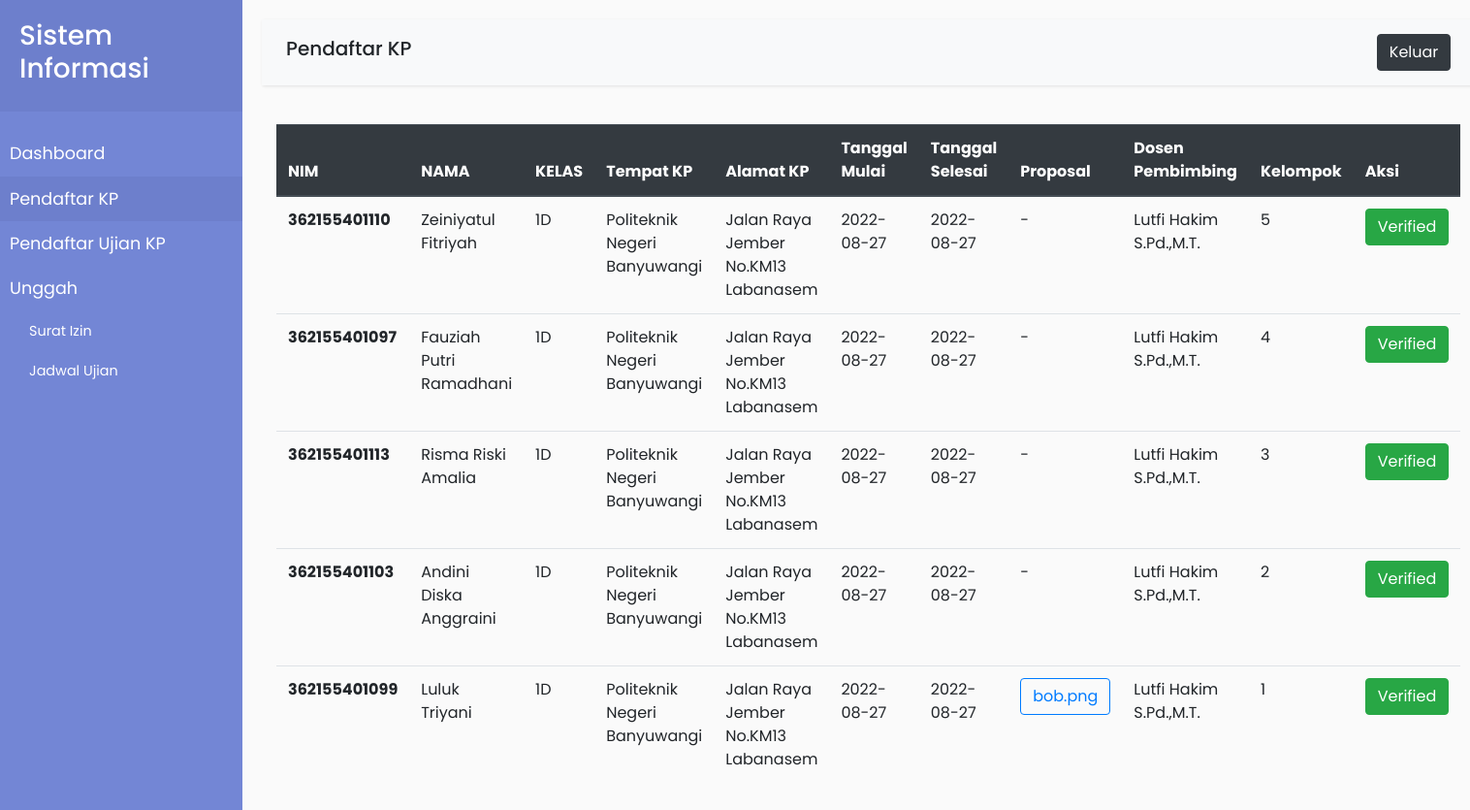
The app's page /pendaftar-kp.php (signed in) with its own data.
### tables this page shows
CREATE TABLE `mahasiswa` (
  `id` int(11) NOT NULL,
  `nama` varchar(45) NOT NULL,
  `nim` varchar(45) NOT NULL,
  `kelas` varchar(45) NOT NULL,
  `email` varchar(45) NOT NULL,
  `alamat` varchar(45) NOT NULL,
  `user_id` int(11) DEFAULT NULL,
  `anggota_kelompok_id` int(11) DEFAULT NULL
);

CREATE TABLE `anggota_kelompok` (
  `id` int(11) NOT NULL,
  `nama_anggota` varchar(45) DEFAULT NULL,
  `nim` varchar(45) NOT NULL
);

CREATE TABLE `pendaftaran_kp` (
  `id` int(11) NOT NULL,
  `tempat_kp` varchar(45) NOT NULL,
  `alamat_kp` varchar(45) NOT NULL,
  `tanggal_mulai` date NOT NULL,
  `tanggal_selesai` date NOT NULL,
  `proposal` varchar(45) NOT NULL,
  `anggota_kelompok_id` int(11) DEFAULT NULL,
  `dosen_id` int(11) NOT NULL,
  `perusahaan_id` int(11) DEFAULT NULL
);

CREATE TABLE `dosen` (
  `id` int(11) NOT NULL,
  `nama_dosen` varchar(45) NOT NULL,
  `nik` varchar(45) NOT NULL,
  `foto` varchar(45) NOT NULL,
  `user_id` int(11) NOT NULL
);

### koneksi.php (called while the page is built, shortened)
<?php
	class Database {
		var $host = "localhost";
		var $uname = "root";
		var $pass = "";
		var $db = "db_web";
		function __construct()
		{
			$this->koneksi = mysqli_connect($this->host, $this->uname, $this->pass, $this->db);
		}
		public function pendaftar_kp()
		{
			$data = mysqli_query($this->koneksi, "SELECT * FROM mahasiswa JOIN anggota_kelompok ON mahasiswa.anggota_kelompok_id=anggota_kelompok.id JOIN pendaftaran_kp ON mahasiswa.anggota_kelompok_id=pendaftaran_kp.anggota_kelompok_id JOIN dosen ON pendaftaran_kp.dosen_id=dosen.id ORDER BY pendaftaran_kp.id DESC");
			return $data;
		}
	}
?>

### pendaftar-kp.php (the view, shortened to what this page needs)
<?php
include 'koneksi.php';
$db = new Database();
$mahasiswa = $db->pendaftar_kp();
?>
<!DOCTYPE html>
<html>
<head>
    <link rel="stylesheet" href="assets/css/bootstrap.css">
    <link rel="stylesheet" href="assets/css/style.css">
</head>
<body>
    <div class="wrapper">
        <nav id="sidebar">
            <div class="sidebar-header">
                <h3>Sistem Informasi</h3>
            </div>
            <ul class="list-unstyled components">
                <li>
                    <a href="dashboard-koor.php">Dashboard</a>
                </li>
                <li class="active">
                    <a href="pendaftar-kp.php">Pendaftar KP</a>
                </li>
                <li>
                    <a href="pendaftar-ujian-kp.php">Pendaftar Ujian KP</a>
                </li>
                <li>
                    <a>Unggah</a>
                    <ul class="list-unstyled" id="homeSubmenu">
                        <li>
                            <a href="unggah-surat-izin.php">Surat Izin</a>
                        </li>
                        <li>
                            <a href="unggah-jadwal-ujian.php">Jadwal Ujian</a>
                        </li>
                    </ul>
                </li>
            </ul>
        </nav>
        <div id="content">
            <nav class="navbar navbar-expand-lg navbar-light bg-light">
                <div class="container-fluid">
                    <h5>Pendaftar KP</h5>
                    <a href="logout.php" class="btn btn-dark">Keluar</a>
                </div>
            </nav>
            <div class="container-fluid">
                <table class="table">
                    <thead class="thead-dark">
                        <tr>
                            <th scope="col">NIM</th>
                            <th scope="col">NAMA</th>
                            <th scope="col">KELAS</th>
                            <th scope="col">Tempat KP</th>
                            <th scope="col">Alamat KP</th>
                            <th scope="col">Tanggal Mulai</th>
                            <th scope="col">Tanggal Selesai</th>
                            <th scope="col">Proposal</th>
                            <th scope="col">Dosen Pembimbing</th>
                            <th scope="col">Kelompok</th>
                            <th scope="col">Aksi</th>
                        </tr>
                    </thead>
                    <tbody>
                        <?php foreach ($mahasiswa as $mhs) { ?>
                        <tr>
                            <th><?php echo $mhs['nim']; ?></th>
                            <td><?php echo $mhs['nama']; ?></td>
                            <td><?php echo $mhs['kelas']; ?></td>
                            <td><?php echo $mhs['tempat_kp']; ?></td>
                            <td><?php echo $mhs['alamat_kp']; ?></td>
                            <td><?php echo $mhs['tanggal_mulai']; ?></td>
                            <td><?php echo $mhs['tanggal_selesai']; ?></td>
                            <td>
                            <?php if($mhs['proposal'] != null) {?>
                                <a href="file/<?php echo $mhs['proposal']; ?>" class="btn btn-outline-primary"><?php echo $mhs['proposal']; ?></a>
                            <?php } else { echo "-"; }?>
                            </td>
                            <td><?php echo $mhs['nama_dosen']; ?></td>
                            <td>
                                <?php if(is_null($mhs['nama_anggota'])) {?>
                                    -
                                <?php } else { echo $mhs['nama_anggota']; }?>
                            </td>
                            <td>
                                <?php if(is_null($mhs['nama_anggota'])) {?>
                                <button type="button" class="btn btn-primary mr-2" data-toggle="modal" data-target="#mhs<?php echo $mhs["id"] ?>">Setujui</button>
                                <div class="modal fade" id="mhs<?php echo $mhs["id"] ?>" tabindex="-1" aria-labelledby="mhs<?php echo $mhs["id"] ?>label" aria-hidden="true">
                                    <div class="modal-dialog">
                                        <div class="modal-content">
                                        <div class="modal-header">
                                            <h5 class="modal-title" id="exampleModalLabel">Pendaftaran KP</h5>
                                            <button type="button" class="close" data-dismiss="modal" aria-label="Close">
                                            <span aria-hidden="true">&times;</span>
                                            </button>
                                        </div>
                                            <div class="modal-body">
                                            <form action="pendaftar-kp.php" method="post">
                                                <div class="form-group">
                                                    <label for="nim">NIM</label>
                                                    <input type="text" class="form-control" id="nim" name="nim" value="<?php echo $mhs['nim']; ?>" required>
                                                </div>
                                                <div class="form-group">
                                                    <label for="nama_anggota">Nomor Kelompok</label>
                                                    <input type="text" class="form-control" id="nama_anggota" name="nama_anggota" required>
                                                </div>
                                                <button type="submit" class="btn btn-primary" name="submit">Setujui</button>
                                            </form>
                                            </div>
                                        </div>
                                    </div>
                                </div>
                                <button type="submit" name="tolak" class="btn btn-danger">Tolak</button>
                                <?php } else { ?>
                                    <button type="button" class="btn btn-success">Verified</button>
                                <?php } ?>
                            </td>
                        </tr>
                        <?php } ?>
                    </tbody>
                </table>
            </div>
        </div>
    </div>
</body>
</html>

### assets/css/style.css (style rules this page uses)
body { font-family: 'Poppins', sans-serif; background: #fafafa; }
a, a:hover, a:focus { color: inherit; text-decoration: none; transition: all 0.3s; }
.navbar { padding: 15px 10px; background: #fff; border: none; border-radius: 0; margin-bottom: 40px; box-shadow: 1px 1px 3px rgba(0, 0, 0, 0.1); }
.wrapper { display: flex; width: 100%; align-items: stretch; }
#sidebar { min-width: 250px; max-width: 250px; background: #7386D5; color: #fff; transition: all 0.3s; }
#sidebar .sidebar-header { padding: 20px; background: #6d7fcc; }
#sidebar ul.components { padding: 20px 0; }
#sidebar ul li a { padding: 10px; font-size: 1.1em; display: block; }
nav .active { color: #fff; background: #6d7fcc; }
ul ul a { font-size: 0.9em !important; padding-left: 30px !important; }
#content { width: 100%; padding: 20px; min-height: 100vh; transition: all 0.3s; }

### records on screen
mahasiswa: anggota_kelompok.nim "362155401110", nama "Zeiniyatul Fitriyah", kelas "1D", pendaftaran_kp.tempat_kp "Politeknik Negeri Banyuwangi", pendaftaran_kp.alamat_kp "Jalan Raya Jember No.KM13 Labanasem", pendaftaran_kp.tanggal_mulai "2022-08-27", pendaftaran_kp.tanggal_selesai "2022-08-27", dosen.nama_dosen "Lutfi Hakim S.Pd.,M.T.", anggota_kelompok.nama_anggota "5"
mahasiswa: anggota_kelompok.nim "362155401097", nama "Fauziah Putri Ramadhani", kelas "1D", pendaftaran_kp.tempat_kp "Politeknik Negeri Banyuwangi", pendaftaran_kp.alamat_kp "Jalan Raya Jember No.KM13 Labanasem", pendaftaran_kp.tanggal_mulai "2022-08-27", pendaftaran_kp.tanggal_selesai "2022-08-27", dosen.nama_dosen "Lutfi Hakim S.Pd.,M.T.", anggota_kelompok.nama_anggota "4"
mahasiswa: anggota_kelompok.nim "362155401113", nama "Risma Riski Amalia", kelas "1D", pendaftaran_kp.tempat_kp "Politeknik Negeri Banyuwangi", pendaftaran_kp.alamat_kp "Jalan Raya Jember No.KM13 Labanasem", pendaftaran_kp.tanggal_mulai "2022-08-27", pendaftaran_kp.tanggal_selesai "2022-08-27", dosen.nama_dosen "Lutfi Hakim S.Pd.,M.T.", anggota_kelompok.nama_anggota "3"
mahasiswa: anggota_kelompok.nim "362155401103", nama "Andini Diska Anggraini", kelas "1D", pendaftaran_kp.tempat_kp "Politeknik Negeri Banyuwangi", pendaftaran_kp.alamat_kp "Jalan Raya Jember No.KM13 Labanasem", pendaftaran_kp.tanggal_mulai "2022-08-27", pendaftaran_kp.tanggal_selesai "2022-08-27", dosen.nama_dosen "Lutfi Hakim S.Pd.,M.T.", anggota_kelompok.nama_anggota "2"
mahasiswa: anggota_kelompok.nim "362155401099", nama "Luluk Triyani", kelas "1D", pendaftaran_kp.tempat_kp "Politeknik Negeri Banyuwangi", pendaftaran_kp.alamat_kp "Jalan Raya Jember No.KM13 Labanasem", pendaftaran_kp.tanggal_mulai "2022-08-27", pendaftaran_kp.tanggal_selesai "2022-08-27", pendaftaran_kp.proposal "bob.png", dosen.nama_dosen "Lutfi Hakim S.Pd.,M.T.", anggota_kelompok.nama_anggota "1"
